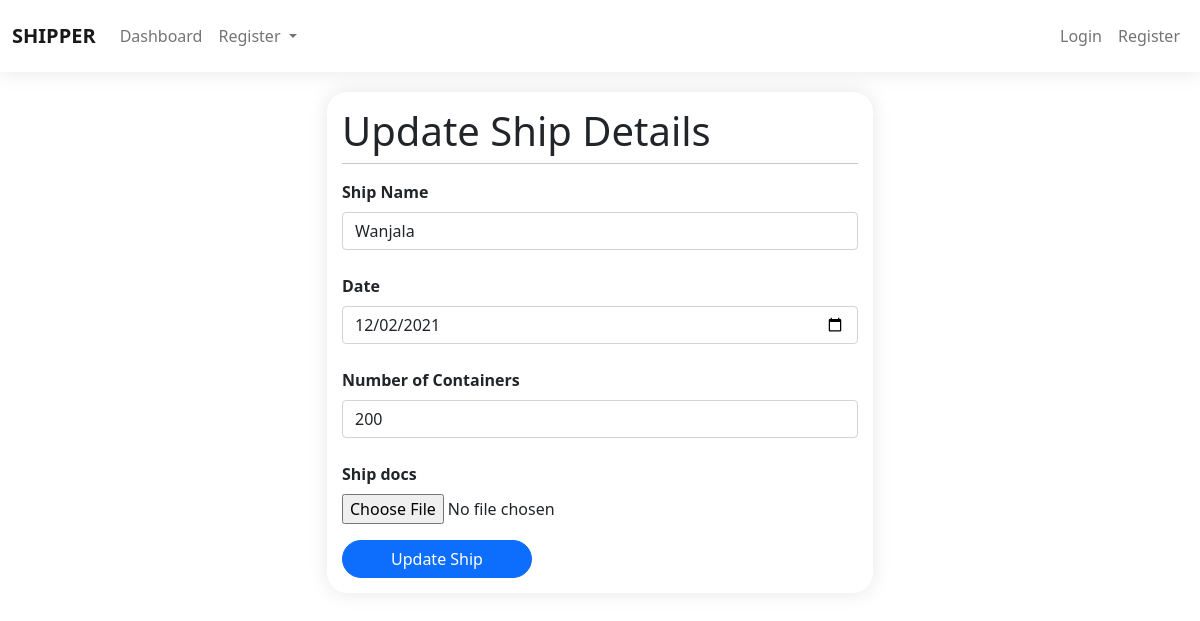
The app's page /ship/ship/edit/9/, older data.
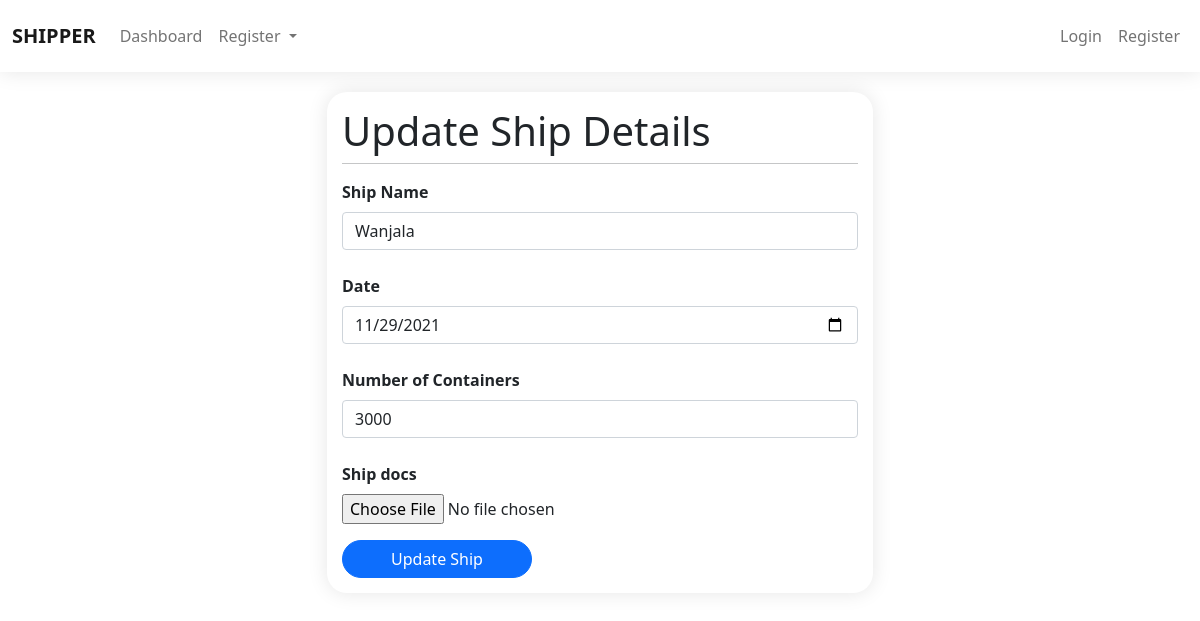
The same page, newer data.
### ship/models.py (models this page shows, shortened)
class Ship(models.Model):
    name = models.TextField(blank=True, null=True, max_length=200)
    date = models.DateField()
    no_of_containers = models.CharField(max_length=10, blank=True, null=True)
    date_created = models.DateTimeField(auto_now_add=True)
    ship_docs = models.FileField(upload_to='ShipDocuments/', validators=[FileExtensionValidator(allowed_extensions=['pdf'])], blank=True, null=True)

### ship/views.py (the view)
# urls.py: path('ship/edit/<str:pk>/', editship, name='editship'),
def editship(request, pk):
    ship = get_object_or_404(Ship, id=pk)
    shipform = CreateShipForm(request.POST or None, request.FILES or None, instance=ship)
    if request.method == 'POST':
        if shipform.is_valid:
            shipform.save()
            messages.success(request, 'The ship has been updated successfully')
        else:
            messages.error(request, 'Updating the ship failed')
    context = {
        'page': 'cont-reg',
        'shipform': shipform
    }
    return render(request, template_name='admin_/shipment/editship.html', context=context)

### ship/forms.py
class CreateShipForm(forms.ModelForm):
    name = forms.CharField(
        widget=forms.TextInput(
            attrs={'class': 'form-control shadow-none', 'placeholder': 'Ship Name'}),
        label='Ship Name')
    date = forms.CharField(
        widget=forms.TextInput(
            attrs={'class': 'form-control shadow-none', 'type': 'date'}),
        label='Date')
    no_of_containers = forms.CharField(
        widget=forms.TextInput(
            attrs={'class': 'form-control shadow-none', 'placeholder': 'No of Containers'}),
        label='Number of Containers')
    ship_docs = forms.FileField(widget=forms.FileInput(attrs={'accept':'application/pdf'}))
    class Meta:
        model = Ship
        fields = ['name', 'date', 'no_of_containers', 'ship_docs']

### templates/admin_/shipment/editship.html (shortened to what this page needs)
{% extends './../components/base.html' %}
{% load static %}
{% block content %}
  <div class="container">
    <div class="row">
      <div class="col-md-6 offset-md-3">
        <div class="form-holder">
          <h1>Update Ship Details</h1>
          <hr class="dropdown-divider">
          <form method="POST">
            {% for field in shipform %}
                <div class="mb-3">
                    <label for="{{ field.id_for_label }}" class="my-2"><strong>{{field.label}}</strong></label>
                    {{field}}
                </div>
            {% endfor %}
            <button type="submit" class="btn btn-primary rounded-pill px-5">Update Ship</button>
          </form>
        </div>
      </div>
    </div>
  </div>
{% endblock content %}

Row changes from the older to the newer data that the page shows:
changed Ship "Wanjala": date "12/02/2021" → "11/29/2021"; no_of_containers "200" → "3000"
